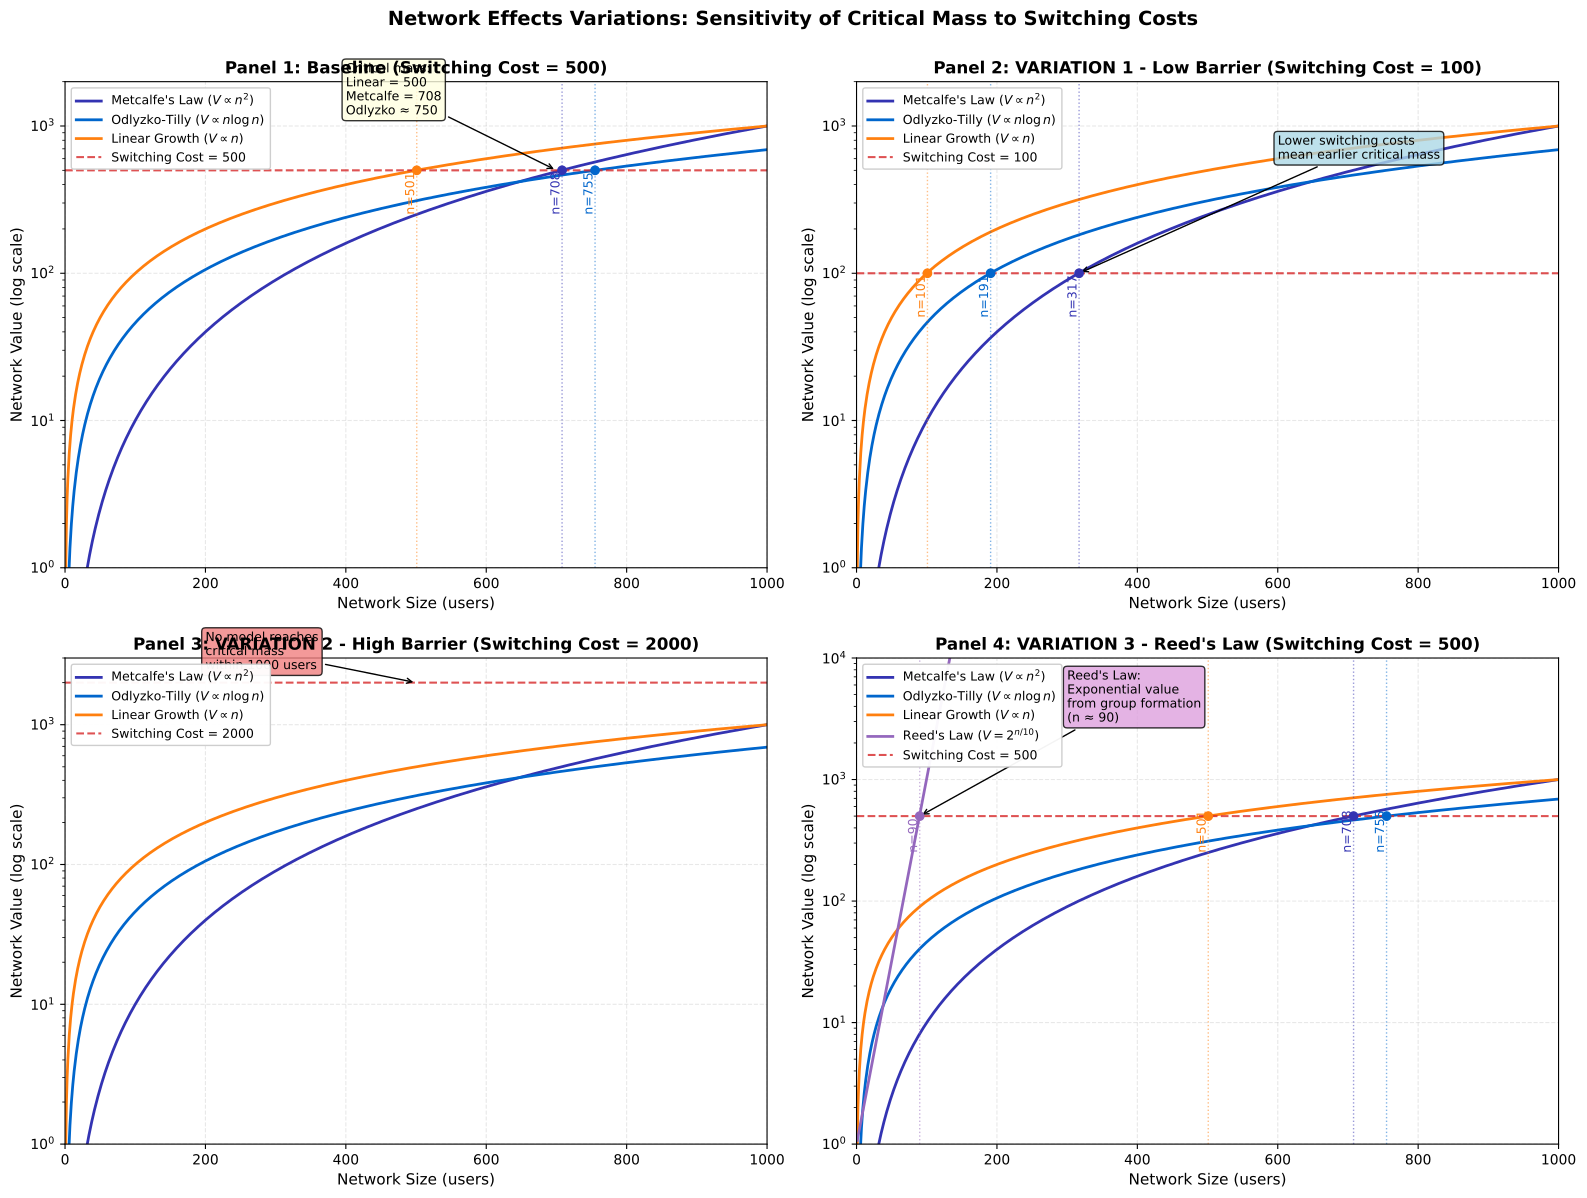

Write Python code to recreate this figure.
r"""Network Effects Variations: Multiple Threshold Scenarios

This chart shows how critical mass (the point where network value exceeds
switching costs) changes under different switching cost thresholds and with
different network value models.

Economic Model:
    Four variations exploring critical mass sensitivity:
    1. Baseline (threshold = 500): Standard switching cost scenario
    2. Low barrier (threshold = 100): Easy to switch systems
    3. High barrier (threshold = 2000): Difficult to switch systems
    4. Reed's Law: Exponential value from group formation

    Models: Metcalfe $V = \frac{n^2}{1000}$, Odlyzko-Tilly
    $V = \frac{n \ln(n)}{10}$, Linear $V = n$, Reed $V = 2^{n/10}$
"""
import matplotlib.pyplot as plt
import numpy as np
from pathlib import Path

np.random.seed(42)

plt.rcParams.update({
    'font.size': 11, 'axes.labelsize': 11, 'axes.titlesize': 12,
    'xtick.labelsize': 10, 'ytick.labelsize': 10, 'legend.fontsize': 9,
    'figure.figsize': (16, 12), 'figure.dpi': 150
})

MLPURPLE = '#3333B2'
MLBLUE = '#0066CC'
MLORANGE = '#FF7F0E'
MLGREEN = '#2CA02C'
MLRED = '#D62728'
MLMAGENTA = '#9467BD'

# Simulation parameters
n = np.arange(1, 1001)

# Network value models
V_metcalfe = n**2 / 1000
V_odlyzko = n * np.log(n) / 10
V_linear = n
V_reed = 2**(n/10)  # Reed's Law for variation 3

# Create 2x2 subplot
fig, axes = plt.subplots(2, 2, figsize=(16, 12))
axes = axes.flatten()

# Helper function to find critical mass
def find_critical_mass(V, threshold, n):
    idx = np.where(V > threshold)[0]
    return n[idx[0]] if len(idx) > 0 else None

# Helper function to plot network models
def plot_network_models(ax, threshold, include_reed=False):
    # Plot curves
    ax.plot(n, V_metcalfe, label=r"Metcalfe's Law ($V \propto n^2$)",
            color=MLPURPLE, linewidth=2)
    ax.plot(n, V_odlyzko, label=r"Odlyzko-Tilly ($V \propto n \log n$)",
            color=MLBLUE, linewidth=2)
    ax.plot(n, V_linear, label=r"Linear Growth ($V \propto n$)",
            color=MLORANGE, linewidth=2)

    if include_reed:
        ax.plot(n, V_reed, label=r"Reed's Law ($V = 2^{n/10}$)",
                color=MLMAGENTA, linewidth=2)

    # Threshold line
    ax.axhline(y=threshold, color=MLRED, linestyle='--',
               linewidth=1.5, label=f'Switching Cost = {threshold}', alpha=0.8)

    # Find and mark critical mass points
    critical_metcalfe = find_critical_mass(V_metcalfe, threshold, n)
    critical_odlyzko = find_critical_mass(V_odlyzko, threshold, n)
    critical_linear = find_critical_mass(V_linear, threshold, n)

    if critical_metcalfe:
        ax.axvline(x=critical_metcalfe, color=MLPURPLE, linestyle=':',
                   linewidth=1, alpha=0.5)
        ax.plot(critical_metcalfe, threshold, 'o', color=MLPURPLE,
                markersize=6, zorder=5)
        ax.text(critical_metcalfe, threshold*0.5, f'n={critical_metcalfe}',
                color=MLPURPLE, fontsize=9, rotation=90, va='bottom', ha='right')

    if critical_odlyzko:
        ax.axvline(x=critical_odlyzko, color=MLBLUE, linestyle=':',
                   linewidth=1, alpha=0.5)
        ax.plot(critical_odlyzko, threshold, 'o', color=MLBLUE,
                markersize=6, zorder=5)
        ax.text(critical_odlyzko, threshold*0.5, f'n={critical_odlyzko}',
                color=MLBLUE, fontsize=9, rotation=90, va='bottom', ha='right')

    if critical_linear:
        ax.axvline(x=critical_linear, color=MLORANGE, linestyle=':',
                   linewidth=1, alpha=0.5)
        ax.plot(critical_linear, threshold, 'o', color=MLORANGE,
                markersize=6, zorder=5)
        ax.text(critical_linear, threshold*0.5, f'n={critical_linear}',
                color=MLORANGE, fontsize=9, rotation=90, va='bottom', ha='right')

    if include_reed:
        critical_reed = find_critical_mass(V_reed, threshold, n)
        if critical_reed:
            ax.axvline(x=critical_reed, color=MLMAGENTA, linestyle=':',
                       linewidth=1, alpha=0.5)
            ax.plot(critical_reed, threshold, 'o', color=MLMAGENTA,
                    markersize=6, zorder=5)
            ax.text(critical_reed, threshold*0.5, f'n={critical_reed}',
                    color=MLMAGENTA, fontsize=9, rotation=90, va='bottom', ha='right')

    # Styling
    ax.set_xlabel('Network Size (users)')
    ax.set_ylabel('Network Value (log scale)')
    ax.set_yscale('log')
    ax.set_xlim(0, 1000)
    ax.legend(loc='upper left', framealpha=0.95, fontsize=9)
    ax.grid(True, alpha=0.3, linestyle='--')

# PANEL 1: Baseline (threshold = 500)
ax = axes[0]
plot_network_models(ax, 500)
ax.set_title('Panel 1: Baseline (Switching Cost = 500)', fontweight='bold')
ax.set_ylim(1, 2000)
ax.annotate('Critical mass:\nLinear = 500\nMetcalfe = 708\nOdlyzko ≈ 750',
           xy=(700, 500), xytext=(400, 1200),
           fontsize=9, ha='left',
           bbox=dict(boxstyle='round', facecolor='lightyellow', alpha=0.8),
           arrowprops=dict(arrowstyle='->', lw=1))

# PANEL 2: VARIATION 1 - Low threshold (100)
ax = axes[1]
plot_network_models(ax, 100)
ax.set_title('Panel 2: VARIATION 1 - Low Barrier (Switching Cost = 100)',
             fontweight='bold')
ax.set_ylim(1, 2000)
ax.annotate('Lower switching costs\nmean earlier critical mass',
           xy=(317, 100), xytext=(600, 600),
           fontsize=9, ha='left',
           bbox=dict(boxstyle='round', facecolor='lightblue', alpha=0.8),
           arrowprops=dict(arrowstyle='->', lw=1))

# PANEL 3: VARIATION 2 - High threshold (2000)
ax = axes[2]
plot_network_models(ax, 2000)
ax.set_title('Panel 3: VARIATION 2 - High Barrier (Switching Cost = 2000)',
             fontweight='bold')
ax.set_ylim(1, 3000)
ax.annotate('No model reaches\ncritical mass\nwithin 1000 users',
           xy=(500, 2000), xytext=(200, 2500),
           fontsize=9, ha='left',
           bbox=dict(boxstyle='round', facecolor='lightcoral', alpha=0.8),
           arrowprops=dict(arrowstyle='->', lw=1))

# PANEL 4: VARIATION 3 - Reed's Law
ax = axes[3]
plot_network_models(ax, 500, include_reed=True)
ax.set_title('Panel 4: VARIATION 3 - Reed\'s Law (Switching Cost = 500)',
             fontweight='bold')
ax.set_ylim(1, 10000)
ax.annotate('Reed\'s Law:\nExponential value\nfrom group formation\n(n ≈ 90)',
           xy=(90, 500), xytext=(300, 3000),
           fontsize=9, ha='left',
           bbox=dict(boxstyle='round', facecolor='plum', alpha=0.8),
           arrowprops=dict(arrowstyle='->', lw=1))

plt.suptitle('Network Effects Variations: Sensitivity of Critical Mass to Switching Costs',
             fontsize=14, fontweight='bold', y=0.995)
plt.tight_layout()

plt.savefig(Path(__file__).parent / 'chart_varied.pdf', dpi=300, bbox_inches='tight')
plt.savefig(Path(__file__).parent / 'chart_varied.png', dpi=150, bbox_inches='tight')
plt.close()
print("Chart saved to chart_varied.pdf and chart_varied.png")
